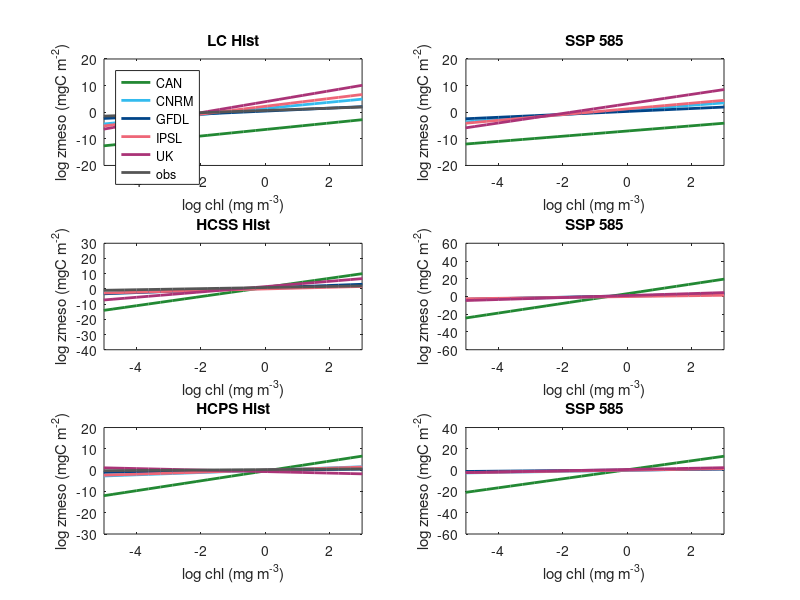
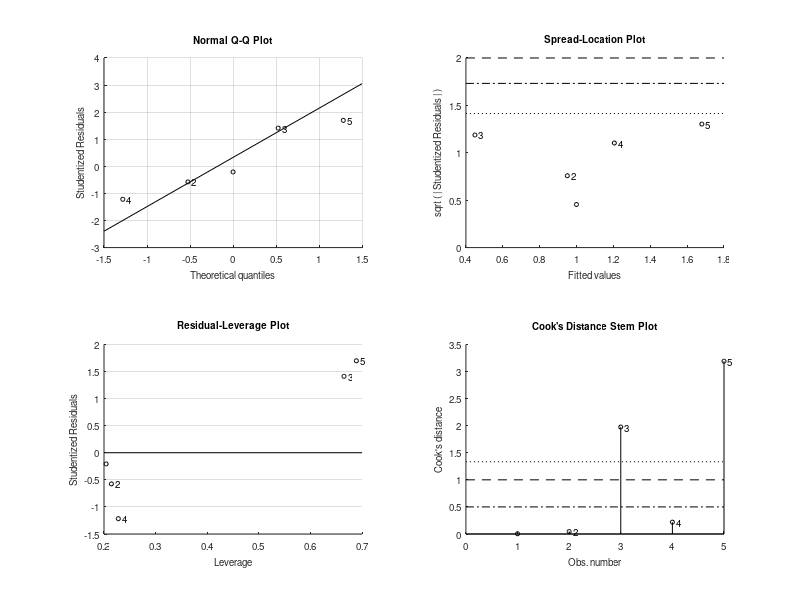

Write the MATLAB code that produced these figures, in order. (Note: this script raises an error after producing the figures.)
% Linear regressions of zmeso biomass with surf chl 
% Tropical regions, annual climatology
% Historic and SSP585

clear all
close all

figp ='/Users/cpetrik/Dropbox/Princeton/Fish-MIP/CMIP6/driver_analysis/zmeso_figs/';

%%
load('Hist_SSP585_coeffs_mod_chl_sst_biomes.mat');

Hist.slop = [HistChlLC(:,2), HistChlHCSS(:,2), HistChlHCPS(:,2)];
Hist.int = [HistChlLC(:,1), HistChlHCSS(:,1), HistChlHCPS(:,1)];

SSP.slop = [SspChlLC(:,2), SspChlHCSS(:,2), SspChlHCPS(:,2)];
SSP.int = [SspChlLC(:,1), SspChlHCSS(:,1), SspChlHCPS(:,1)];

%% predict mesozoo over chl values
% Models have a very large range
cmin = log(0.01);
cmax = log(25);
chl = logspace(cmin,cmax);

hzoo1 = Hist.int(:,1) + Hist.slop(:,1) .* log(chl);
szoo1 = SSP.int(:,1) + SSP.slop(:,1) .* log(chl);
hzoo2 = Hist.int(:,2) + Hist.slop(:,2) .* log(chl);
szoo2 = SSP.int(:,2) + SSP.slop(:,2) .* log(chl);
hzoo3 = Hist.int(:,3) + Hist.slop(:,3) .* log(chl);
szoo3 = SSP.int(:,3) + SSP.slop(:,3) .* log(chl);

%% color same as Taylor diagrams
% cm=[0 0.7 0;...   %g
%     0 0 0.75;...  %b
%     0.5 0 1;...   %purple
%     1 0 0;...     %r
%     0.5 0 0;...   %maroon
%     0.35 0.35 0.35]; %grey
cb=[34/255 136/255 51/255;...   %green
    51/255 187/255 238/255;...  %cyan
    0/255 68/255 136/255;...    %blue
    238/255 102/255 119/255;... %red
    170/255 51/255 119/255;...  %purple
    0.333 0.333 0.333];         %grey

set(groot,'defaultAxesColorOrder',cb);

hmod = {'CAN','CNRM','GFDL','IPSL','UK','obs'};
smod = {'CAN','CNRM','GFDL','IPSL','UK'};

%% figures
figure(1)
subplot(3,2,1)
plot(log(chl),hzoo1,'LineWidth',2)
legend(hmod)
legend('location','northwest')
xlim([round(cmin) round(cmax)])
xlabel('log chl (mg m^-^3)')
ylabel('log zmeso (mgC m^-^2)')
title('LC Hist')

subplot(3,2,2)
plot(log(chl),szoo1,'LineWidth',2)
xlim([round(cmin) round(cmax)])
xlabel('log chl (mg m^-^3)')
ylabel('log zmeso (mgC m^-^2)')
title('SSP 585')

subplot(3,2,3)
plot(log(chl),hzoo2,'LineWidth',2)
% legend(SSP.mod)
% legend('location','northwest')
xlim([round(cmin) round(cmax)])
% ylim([0 5])
xlabel('log chl (mg m^-^3)')
ylabel('log zmeso (mgC m^-^2)')
title('HCSS Hist')

subplot(3,2,4)
plot(log(chl),szoo2,'LineWidth',2)
xlim([round(cmin) round(cmax)])
% ylim([0 5])
xlabel('log chl (mg m^-^3)')
ylabel('log zmeso (mgC m^-^2)')
title('SSP 585')

subplot(3,2,5)
plot(log(chl),hzoo3,'LineWidth',2)
xlim([round(cmin) round(cmax)])
xlabel('log chl (mg m^-^3)')
ylabel('log zmeso (mgC m^-^2)')
title('HCPS Hist')

subplot(3,2,6)
plot(log(chl),szoo3,'LineWidth',2)
xlim([round(cmin) round(cmax)])
% ylim([0 5])
xlabel('log chl (mg m^-^3)')
ylabel('log zmeso (mgC m^-^2)')
title('SSP 585')
print('-dpng',[figp 'Hist_SSP585_lm_zmeso_chl_biomes.png'])

%% linear regression of hist vs. future 

mdl1 = fitlm(Hist.slop(1:5,1),SSP.slop(:,1));
ypred1 = predict(mdl1,Hist.slop(1:5,1));

mdl2 = fitlm(Hist.slop(1:5,2),SSP.slop(:,2));
ypred2 = predict(mdl2,Hist.slop(1:5,2));

mdl3 = fitlm(Hist.slop(1:5,3),SSP.slop(:,3));
ypred3 = predict(mdl3,Hist.slop(1:5,3));

noCmdl1 = fitlm(Hist.slop(2:5,1),SSP.slop(2:5,1));
noCypred1 = predict(noCmdl1,Hist.slop(2:5,1));

noCmdl2 = fitlm(Hist.slop(2:5,2),SSP.slop(2:5,2));
noCypred2 = predict(noCmdl2,Hist.slop(2:5,2));

noCmdl3 = fitlm(Hist.slop(2:5,3),SSP.slop(2:5,3));
noCypred3 = predict(noCmdl3,Hist.slop(2:5,3));


test=mdl1.Coefficients;
tt=table2array(test);

%%
x = (-5:0.5:4);
xs = 0:0.5:6;
y1 = Hist.slop(6,1)*ones(size(xs));
y2 = Hist.slop(6,2)*ones(size(xs));
y3 = Hist.slop(6,3)*ones(size(xs));


figure(2)
subplot(2,2,1)
for i=1:5
    plot(Hist.slop(i,1),SSP.slop(i,1),'.','color',cb(i,:),'MarkerSize',20); hold on;
end
plot(x,x,':k'); hold on;
plot(Hist.slop(1:5,1),ypred1,'k'); hold on;
legend(smod)
legend('location','southeast')
axis([0 3 0 2])
xlabel('Historic chl sensitivity')
ylabel('Future chl sensitivity')
title('LC Zmeso vs. chl')

subplot(2,2,2)
plot(x,x,':k'); hold on;
for i=1:5
    plot(Hist.slop(i,2),SSP.slop(i,2),'.','color',cb(i,:),'MarkerSize',20); hold on;
end
plot(Hist.slop(1:5,2),ypred2,'k'); hold on;
% legend(smod)
% legend('location','northwest')
axis([0 4 0 6])
xlabel('Historic chl sensitivity')
ylabel('Future chl sensitivity')
title('HCSS Zmeso vs. chl')

subplot(2,2,3)
plot(x,x,':k'); hold on;
for i=1:5
    plot(Hist.slop(i,3),SSP.slop(i,3),'.','color',cb(i,:),'MarkerSize',20); hold on;
end
plot(Hist.slop(1:5,3),ypred3,'k'); hold on;
% legend(smod)
% legend('location','northwest')
axis([-1 3 0 5])
xlabel('Historic chl sensitivity')
ylabel('Future chl sensitivity')
title('HCPS Zmeso vs. chl')
print('-dpng',[figp 'Hist_SSP585_EC_zmeso_chl_biomes.png'])

%%
figure(3)
subplot(3,3,1)
plot(log(chl),hzoo1,'LineWidth',2)
% legend(hmod)
% legend('location','northwest')
xlim([round(cmin) round(cmax)])
% xlabel('log chl (mg m^-^3)')
ylabel('log zmeso (mgC m^-^2)')
title('Hist')

subplot(3,3,2)
plot(log(chl),szoo1,'LineWidth',2)
xlim([round(cmin) round(cmax)])
% xlabel('log chl (mg m^-^3)')
% ylabel('log zmeso (mgC m^-^2)')
title('SSP 585')

subplot(3,3,3)
for i=1:5
    plot(Hist.slop(i,1),SSP.slop(i,1),'.','color',cb(i,:),'MarkerSize',20); hold on;
end
plot(x,x,':k'); hold on;
plot(y1,xs,'color',cb(6,:)); hold on;
plot(Hist.slop(1:5,1),ypred1,'k'); hold on;
% legend(smod)
% legend('location','southeast')
axis([0 3 0 2])
% xlabel('Historic chl sensitivity')
ylabel('Future chl sensitivity')
title('LC')

subplot(3,3,4)
plot(log(chl),hzoo2,'LineWidth',2)
xlim([round(cmin) round(cmax)])
% xlabel('log chl (mg m^-^3)')
ylabel('log zmeso (mgC m^-^2)')
title('Hist')

subplot(3,3,5)
plot(log(chl),szoo2,'LineWidth',2)
xlim([round(cmin) round(cmax)])
% xlabel('log chl (mg m^-^3)')
% ylabel('log zmeso (mgC m^-^2)')
title('SSP 585')

subplot(3,3,6)
plot(x,x,':k'); hold on;
for i=1:5
    plot(Hist.slop(i,2),SSP.slop(i,2),'.','color',cb(i,:),'MarkerSize',20); hold on;
end
plot(y2,xs,'color',cb(6,:)); hold on;
plot(Hist.slop(1:5,2),ypred2,'k'); hold on;
axis([0 4 0 6])
% xlabel('Historic chl sensitivity')
ylabel('Future chl sensitivity')
title('HCSS')

subplot(3,3,7)
plot(log(chl),hzoo3,'LineWidth',2)
xlim([round(cmin) round(cmax)])
xlabel('log chl (mg m^-^3)')
ylabel('log zmeso (mgC m^-^2)')
title('Hist')

subplot(3,3,8)
plot(log(chl),szoo3,'LineWidth',2)
xlim([round(cmin) round(cmax)])
xlabel('log chl (mg m^-^3)')
% ylabel('log zmeso (mgC m^-^2)')
title('SSP 585')

subplot(3,3,9)
plot(x,x,':k'); hold on;
for i=1:5
    plot(Hist.slop(i,3),SSP.slop(i,3),'.','color',cb(i,:),'MarkerSize',20); hold on;
end
plot(y3,xs,'color',cb(6,:)); hold on;
plot(Hist.slop(1:5,3),ypred3,'k'); hold on;
axis([-1 3 0 5])
xlabel('Historic chl sensitivity')
ylabel('Future chl sensitivity')
title('HCPS')

print('-dpng',[figp 'Hist_SSP585_lm_EC_zmeso_chl_biomes.png'])

%% No CAN
figure(4)
subplot(3,3,1)
for i=2:6
    plot(log(chl),hzoo1(i,:),'color',cb(i,:),'LineWidth',2); hold on;
end
% legend(hmod)
% legend('location','northwest')
xlim([round(cmin) round(cmax)])
% xlabel('log chl (mg m^-^3)')
ylabel('log zmeso (mgC m^-^2)')
title('Hist')

subplot(3,3,2)
for i=2:5
    plot(log(chl),szoo1(i,:),'color',cb(i,:),'LineWidth',2); hold on;
end
xlim([round(cmin) round(cmax)])
% xlabel('log chl (mg m^-^3)')
% ylabel('log zmeso (mgC m^-^2)')
title('SSP 585')

subplot(3,3,3)
for i=2:5
    plot(Hist.slop(i,1),SSP.slop(i,1),'.','color',cb(i,:),'MarkerSize',20); hold on;
end
plot(x,x,':k'); hold on;
plot(y1,xs,'color',cb(6,:)); hold on;
plot(Hist.slop(2:5,1),noCypred1,'k'); hold on;
% legend(smod)
% legend('location','southeast')
axis([0 3 0 2])
% xlabel('Historic chl sensitivity')
ylabel('Future chl sensitivity')
title('LC')

subplot(3,3,4)
for i=2:6
    plot(log(chl),hzoo2(i,:),'color',cb(i,:),'LineWidth',2); hold on;
end
xlim([round(cmin) round(cmax)])
% xlabel('log chl (mg m^-^3)')
ylabel('log zmeso (mgC m^-^2)')
title('Hist')

subplot(3,3,5)
for i=2:5
    plot(log(chl),szoo2(i,:),'color',cb(i,:),'LineWidth',2); hold on;
end
xlim([round(cmin) round(cmax)])
% xlabel('log chl (mg m^-^3)')
% ylabel('log zmeso (mgC m^-^2)')
title('SSP 585')

subplot(3,3,6)
plot(x,x,':k'); hold on;
for i=2:5
    plot(Hist.slop(i,2),SSP.slop(i,2),'.','color',cb(i,:),'MarkerSize',20); hold on;
end
plot(y2,xs,'color',cb(6,:)); hold on;
plot(Hist.slop(2:5,2),noCypred2,'k'); hold on;
axis([0 2 0 2])
% xlabel('Historic chl sensitivity')
ylabel('Future chl sensitivity')
title('HCSS')

subplot(3,3,7)
for i=2:6
    plot(log(chl),hzoo3(i,:),'color',cb(i,:),'LineWidth',2); hold on;
end
xlim([round(cmin) round(cmax)])
xlabel('log chl (mg m^-^3)')
ylabel('log zmeso (mgC m^-^2)')
title('Hist')

subplot(3,3,8)
for i=2:5
    plot(log(chl),szoo3(i,:),'color',cb(i,:),'LineWidth',2); hold on;
end
xlim([round(cmin) round(cmax)])
xlabel('log chl (mg m^-^3)')
% ylabel('log zmeso (mgC m^-^2)')
title('SSP 585')

subplot(3,3,9)
plot(x,x,':k'); hold on;
for i=2:5
    plot(Hist.slop(i,3),SSP.slop(i,3),'.','color',cb(i,:),'MarkerSize',20); hold on;
end
plot(y3,xs,'color',cb(6,:)); hold on;
plot(Hist.slop(2:5,3),noCypred3,'k'); hold on;
axis([-1 1 0 2])
xlabel('Historic chl sensitivity')
ylabel('Future chl sensitivity')
title('HCPS')

print('-dpng',[figp 'Hist_SSP585_lm_EC_zmeso_chl_biomes_noCAN.png'])

